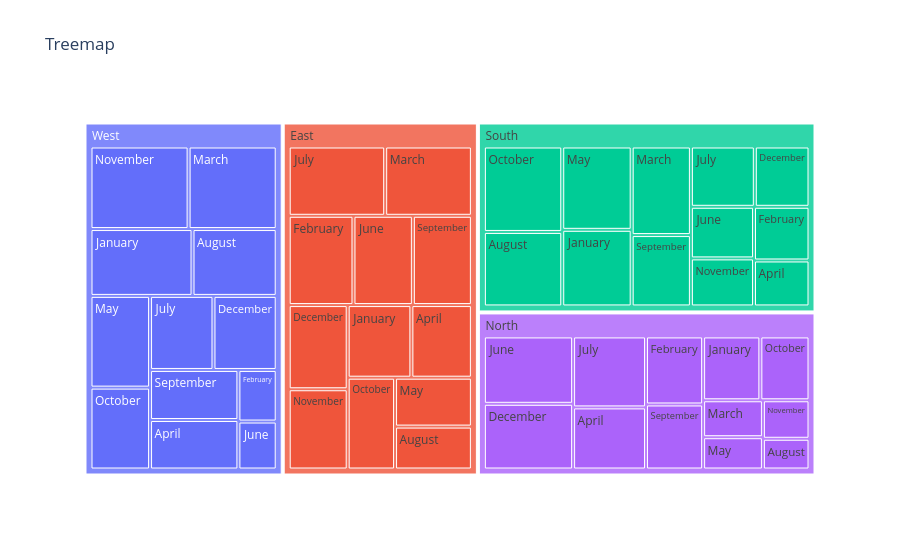

The notebook cell this image was saved under:
### Markdown cell above
## 7. Treemap and sunburst
Show hierarchy (region > month).

### Code cell
tm = df.groupby(['region', 'month'], as_index=False)['profit'].sum()
px.treemap(tm, path=['region', 'month'], values='profit', title='Treemap').show()
px.sunburst(tm, path=['region', 'month'], values='profit', title='Sunburst').show()

### Figure 1 — Plotly figure (JSON) as saved in the notebook; plotly's stock layout.template omitted (floating-point values rounded to 4 significant figures)
{"data": [{"branchvalues": "total", "domain": {"x": [0.0, 1.0], "y": [0.0, 1.0]}, "hovertemplate": "labels=%{label}<br>profit=%{value}<br>parent=%{parent}<br>id=%{id}<extra></extra>", "ids": ["East/April", "East/August", "East/December", "East/February", "East/January", "East/July", "East/June", "East/March", "East/May", "East/November", "East/October", "East/September", "North/April", "North/August", "North/December", "North/February", "North/January", "North/July", "North/June", "North/March", "North/May", "North/November", "North/October", "North/September", "South/April", "South/August", "South/December", "South/February", "South/January", "South/July", "South/June", "South/March", "South/May", "South/November", "South/October", "South/September", "West/April", "West/August", "West/December", "West/February", "West/January", "West/July", "West/June", "West/March", "West/May", "West/November", "West/October", "West/September", "East", "North", "South", "West"], "labels": ["April", "August", "December", "February", "January", "July", "June", "March", "May", "November", "October", "September", "April", "August", "December", "February", "January", "July", "June", "March", "May", "November", "October", "September", "April", "August", "December", "February", "January", "July", "June", "March", "May", "November", "October", "September", "April", "August", "December", "February", "January", "July", "June", "March", "May", "November", "October", "September", "East", "North", "South", "West"], "name": "", "parents": ["East", "East", "East", "East", "East", "East", "East", "East", "East", "East", "East", "East", "North", "North", "North", "North", "North", "North", "North", "North", "North", "North", "North", "North", "South", "South", "South", "South", "South", "South", "South", "South", "South", "South", "South", "South", "West", "West", "West", "West", "West", "West", "West", "West", "West", "West", "West", "West", "", "", "", ""], "type": "treemap", "values": [194.2, 145.7, 219.4, 255.5, 204.5, 295.4, 234.4, 265.6, 166.0, 209.1, 192.2, 232.9, 218.4, 69.05, 282.7, 187.3, 176.2, 249.6, 289.9, 106.5, 93.1, 86.48, 151.4, 179.1, 119.2, 272.8, 154.1, 139.2, 248.6, 180.1, 152.2, 245.2, 270.3, 141.7, 312.9, 197.5, 193.0, 248.5, 206.8, 87.29, 301.1, 207.4, 81.14, 321.2, 241.2, 357.5, 215.3, 195.2, 2615.0, 2090.0, 2434.0, 2656.0]}], "layout": {"legend": {"tracegroupgap": 0}, "title": {"text": "Treemap"}}}
